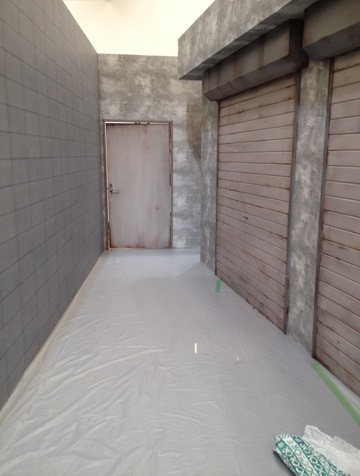
#> input picture test_dir/open_test/sample/rojiura.jpg, 360 x 476 px
$ python inpaint.py rojiura.jpg unchi.png
#> lines starting #> are read from the running program, lines starting #| are printed output that depends on the picture
#!/usr/bin/python3
# OpenCV2 をインポートして利用できるようにする
import cv2
import sys # 引数処理のため sys ライブラリをインポート

# 画像の読み込み
img = cv2.imread( sys.argv[1], cv2.IMREAD_COLOR )
#> img is the input picture: shape (476, 360, 3); mean B, G, R 133.1, 136.6, 142.4

# マスク画像の読み込み
mask_img = cv2.imread( sys.argv[2], cv2.IMREAD_GRAYSCALE )
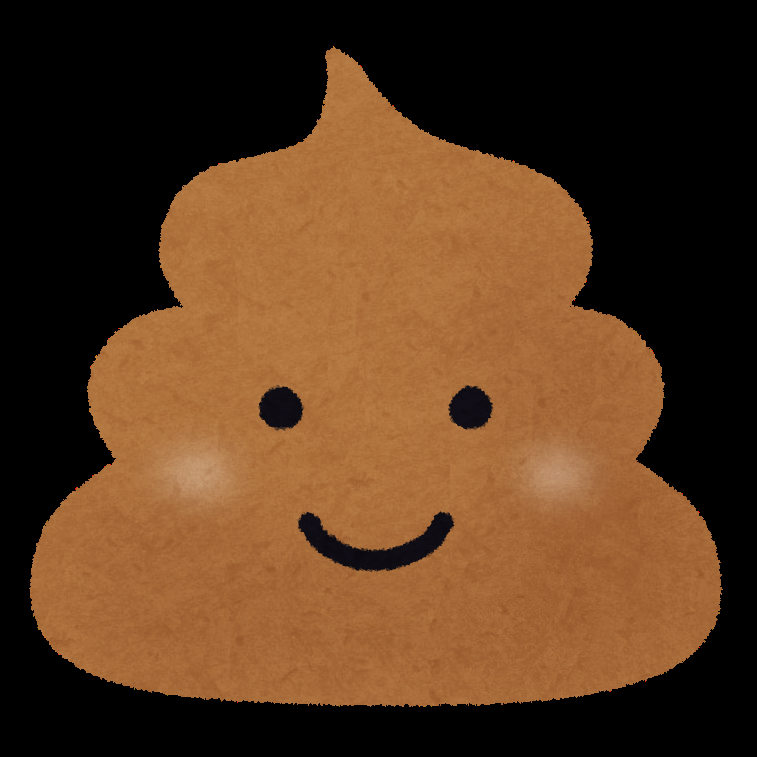
#> input picture test_dir/open_test/sample/unchi.png, 757 x 757 px
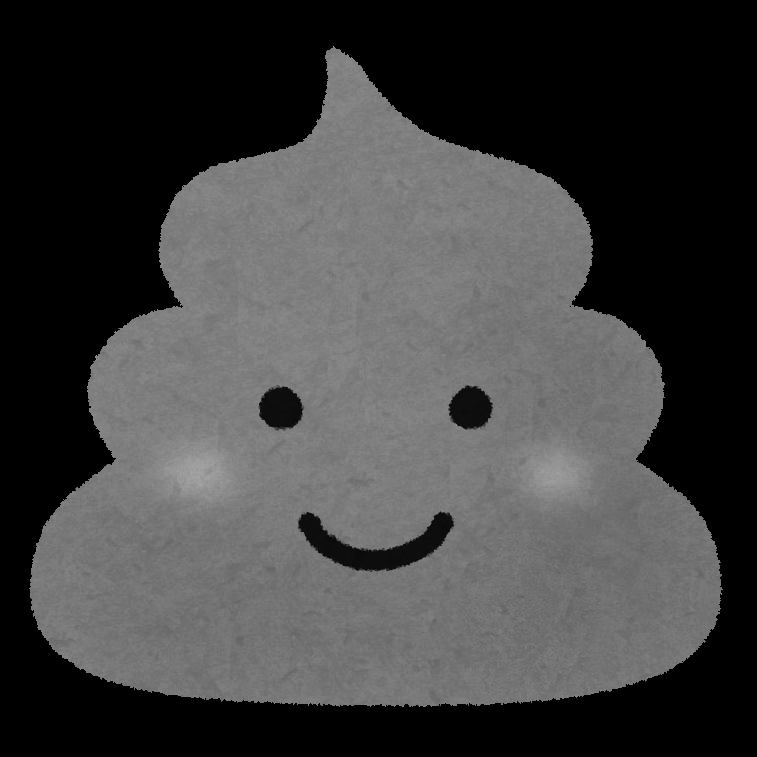
#> mask_img: shape (757, 757); min 0, max 164, mean 63.3

# 入力画像をコピーして damaged_img を生成
damaged_img = img.copy()
# 入力画像とマスク画像をから欠損画像を生成
#> (the run stopped early here; a loop or call above may not have finished)
